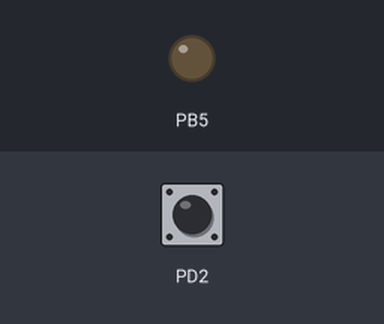
A program run on a simulated ATmega328P, built with avr-gcc and emulated at 16 MHz. Shown: output pins drawn as LEDs (lit = HIGH). The test bench sets the inputs (shaded band); at power-on: PD2 HIGH.

Above: at 1.2 s.
1.3 s: PD2 pulled LOW for 0.15 s
At 1.37 s:
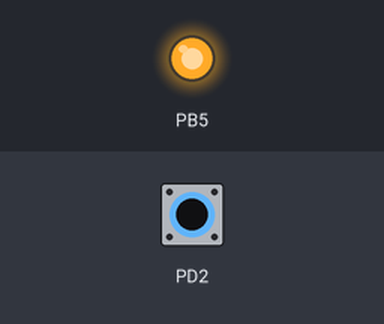
2.9 s: PD2 pulled LOW for 3.2 s
At 6.8 s:
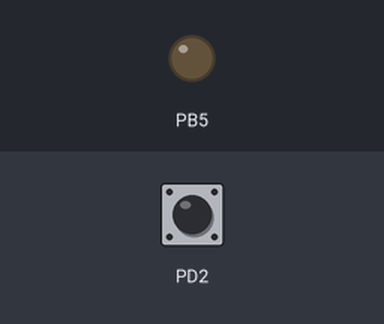
Timing chart, 0 to 8.3 s (numbered marks = the images above; inputs shaded):
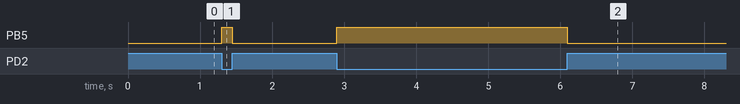

Measured:
- after the input at 1.3 s, PB5: LOW → HIGH at once, → LOW 0.15 s later
- after the input at 2.9 s, PB5: LOW → HIGH at once, → LOW 3.2 s later

The program:

main.c
```c
/*
 * Pushbutton with Internal Pull-Up
 * Board: Arduino Uno R3
 * MCU: ATmega328P
 * Toolchain: AVR-GCC
 *
 * Bare-metal AVR C. No Arduino framework functions are used.
 * Independently rewritten from the concepts studied in "Simply AVR".
 */

#define F_CPU 16000000UL

#include <avr/io.h>

int main(void)
{
    DDRB |= (1U << DDB5);           // Built-in LED output
    DDRD &= (uint8_t)~(1U << DDD2); // D2 input
    PORTD |= (1U << PORTD2);        // Enable internal pull-up

    while (1)
    {
        if ((PIND & (1U << PIND2)) == 0)
            PORTB |= (1U << PORTB5);
        else
            PORTB &= (uint8_t)~(1U << PORTB5);
    }
}
```
